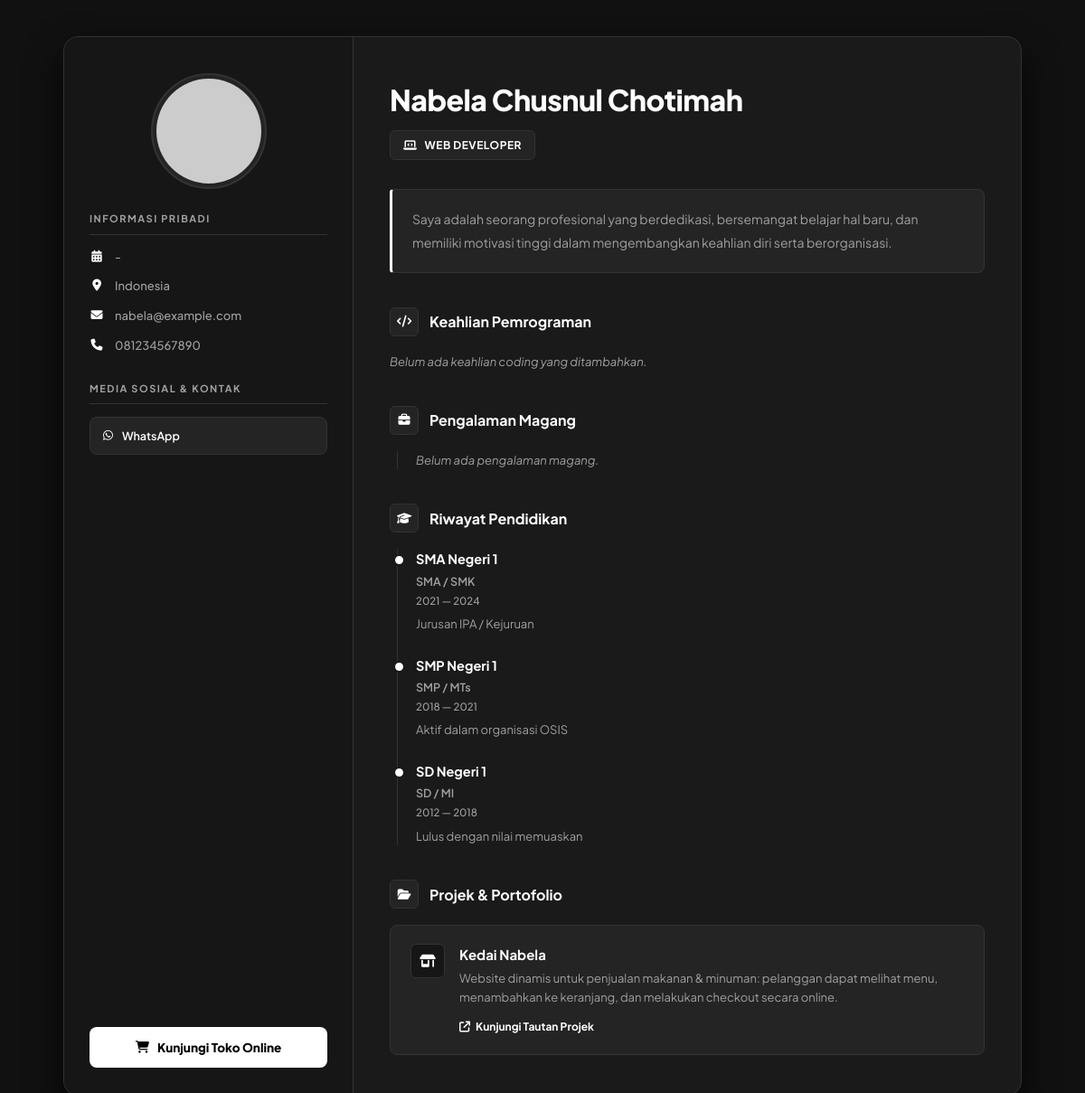
The page / on the database its author committed.
### tables this page shows
CREATE TABLE IF NOT EXISTS profil (
    id INT AUTO_INCREMENT PRIMARY KEY,
    nama VARCHAR(100) NOT NULL,
    tentang TEXT,
    email VARCHAR(100),
    telepon VARCHAR(20),
    alamat VARCHAR(255),
    foto VARCHAR(255) DEFAULT 'default.jpg'
);

CREATE TABLE IF NOT EXISTS riwayat_pendidikan (
    id INT AUTO_INCREMENT PRIMARY KEY,
    tingkat VARCHAR(50) NOT NULL,
    nama_instansi VARCHAR(150) NOT NULL,
    tahun_masuk VARCHAR(10),
    tahun_lulus VARCHAR(10),
    keterangan VARCHAR(255)
);

CREATE TABLE IF NOT EXISTS usaha (
    id INT AUTO_INCREMENT PRIMARY KEY,
    nama_usaha VARCHAR(150) NOT NULL,
    deskripsi TEXT,
    link_usaha VARCHAR(255),
    created_at TIMESTAMP DEFAULT CURRENT_TIMESTAMP
);

### index.php (the view, shortened to what this page needs)
<?php
include 'koneksi.php';
mysqli_query($koneksi, "CREATE TABLE IF NOT EXISTS keahlian_coding (
    id INT AUTO_INCREMENT PRIMARY KEY,
    nama_skill VARCHAR(100) NOT NULL,
    persentase INT NOT NULL,
    created_at TIMESTAMP DEFAULT CURRENT_TIMESTAMP
)");
mysqli_query($koneksi, "CREATE TABLE IF NOT EXISTS pengalaman_magang (
    id INT AUTO_INCREMENT PRIMARY KEY,
    posisi VARCHAR(100) NOT NULL,
    nama_perusahaan VARCHAR(100) NOT NULL,
    durasi VARCHAR(50) NOT NULL,
    deskripsi TEXT,
    created_at TIMESTAMP DEFAULT CURRENT_TIMESTAMP
)");
mysqli_query($koneksi, "CREATE TABLE IF NOT EXISTS usaha (
    id INT AUTO_INCREMENT PRIMARY KEY,
    nama_usaha VARCHAR(150) NOT NULL,
    deskripsi TEXT,
    link_usaha VARCHAR(255),
    created_at TIMESTAMP DEFAULT CURRENT_TIMESTAMP
)");
$cek_wa_col = mysqli_query($koneksi, "SHOW COLUMNS FROM profil LIKE 'whatsapp'");
if ($cek_wa_col && mysqli_num_rows($cek_wa_col) == 0) {
    mysqli_query($koneksi, "ALTER TABLE profil ADD whatsapp VARCHAR(30) NULL AFTER telepon");
}
$query_profil = mysqli_query($koneksi, "SELECT * FROM profil LIMIT 1");
$profil = mysqli_fetch_assoc($query_profil);
$query_keahlian = mysqli_query($koneksi, "SELECT * FROM keahlian_coding ORDER BY persentase DESC");
$query_magang = mysqli_query($koneksi, "SELECT * FROM pengalaman_magang ORDER BY id DESC");
$query_pendidikan = mysqli_query($koneksi, "SELECT * FROM riwayat_pendidikan ORDER BY id DESC");
$query_usaha = mysqli_query($koneksi, "SELECT * FROM usaha ORDER BY id DESC");
?>
<!DOCTYPE html>
<html lang="id">
<head>
    <link rel="stylesheet" href="https://cdnjs.cloudflare.com/ajax/libs/font-awesome/6.4.0/css/all.min.css">
</head>
<body>
<div class="main-wrapper">
    <div class="sidebar">
        <div>
            <div class="avatar-box">
                <div class="profile-photo">
                    <?php
                        $foto_nama = isset($profil['foto']) && !empty($profil['foto']) ? $profil['foto'] : 'default.png';
                        $foto_path = "uploads/" . $foto_nama;
                        if(!file_exists($foto_path) || $foto_nama == 'default.png') {
                            $foto_path = "https://via.placeholder.com/140/242424/FFFFFF?text=Profil";
                        }
                    ?>
                    <img src="<?php echo $foto_path; ?>" alt="Foto Profil">
                </div>
            </div>
            <div class="sidebar-section">
                <div class="sidebar-title">Informasi Pribadi</div>
                <ul class="info-list">
                    <li class="info-item">
                        <i class="fas fa-calendar-alt"></i>
                        <span>
                            <?php
                                $tempat = !empty($profil['tempat_lahir']) ? htmlspecialchars($profil['tempat_lahir']) : '';
                                $tgl = !empty($profil['tanggal_lahir']) ? date('d M Y', strtotime($profil['tanggal_lahir'])) : '';
                                if ($tempat && $tgl) echo $tempat . ', ' . $tgl;
                                elseif ($tempat || $tgl) echo $tempat . $tgl;
                                else echo '-';
                            ?>
                        </span>
                    </li>
                    <li class="info-item">
                        <i class="fas fa-map-marker-alt"></i>
                        <span><?php echo htmlspecialchars($profil['alamat'] ?? '-'); ?></span>
                    </li>
                    <li class="info-item">
                        <i class="fas fa-envelope"></i>
                        <span><?php echo htmlspecialchars($profil['email'] ?? '-'); ?></span>
                    </li>
                    <li class="info-item">
                        <i class="fas fa-phone"></i>
                        <span><?php echo htmlspecialchars($profil['telepon'] ?? '-'); ?></span>
                    </li>
                </ul>
            </div>
            <div class="sidebar-section">
                <div class="sidebar-title">Media Sosial & Kontak</div>
                <div class="social-grid">
                    <?php
                        $wa_num = !empty($profil['whatsapp']) ? $profil['whatsapp'] : ($profil['telepon'] ?? '');
                        $wa_clean = preg_replace('/[^0-9]/', '', $wa_num);
                        if(substr($wa_clean, 0, 1) === '0') {
                            $wa_clean = '62' . substr($wa_clean, 1);
                        }
                    ?>
                    <?php if(!empty($wa_clean)): ?>
                        <a href="https://wa.me/<?php echo $wa_clean; ?>" target="_blank" class="social-btn">
                            <i class="fab fa-whatsapp"></i> WhatsApp
                        </a>
                    <?php endif; ?>
                </div>
            </div>
        </div>
        <div>
            <a href="https://nabelacc.gamer.free/index.php" class="btn-toko"><i class="fas fa-cart-shopping"></i> Kunjungi Toko Online</a>
        </div>
    </div>
    <div class="content">
        <h1 class="name-title"><?php echo htmlspecialchars($profil['nama'] ?? 'Nama Lengkap'); ?></h1>
        <div class="role-text"><i class="fas fa-laptop-code"></i> Web Developer</div>
        <div class="section-block">
            <div class="about-card">
                <?php echo nl2br(htmlspecialchars($profil['tentang'] ?? 'Belum ada ringkasan profil yang ditambahkan.')); ?>
            </div>
        </div>
        <div class="section-block">
            <div class="section-header">
                <div class="section-title"><i class="fas fa-code"></i> Keahlian Pemrograman</div>
            </div>
            <?php if($query_keahlian && mysqli_num_rows($query_keahlian) > 0): ?>
                <div class="skills-grid">
                    <?php while($k = mysqli_fetch_assoc($query_keahlian)): ?>
                        <div class="skill-card">
                            <div class="skill-head">
                                <span><?php echo htmlspecialchars($k['nama_skill']); ?></span>
                                <span><?php echo $k['persentase']; ?>%</span>
                            </div>
                            <div class="progress-bar-bg">
                                <div class="progress-bar-fill" style="width: <?php echo $k['persentase']; ?>%;"></div>
                            </div>
                        </div>
                    <?php endwhile; ?>
                </div>
            <?php else: ?>
                <p style="font-size: 13px; color: var(--text-muted); font-style: italic;">Belum ada keahlian coding yang ditambahkan.</p>
            <?php endif; ?>
        </div>
        <div class="section-block">
            <div class="section-header">
                <div class="section-title"><i class="fas fa-briefcase"></i> Pengalaman Magang</div>
            </div>
            <div class="timeline">
                <?php if($query_magang && mysqli_num_rows($query_magang) > 0): ?>
                    <?php while($m = mysqli_fetch_assoc($query_magang)): ?>
                        <div class="timeline-item">
                            <div class="item-title"><?php echo htmlspecialchars($m['posisi']); ?></div>
                            <div class="item-sub"><?php echo htmlspecialchars($m['nama_perusahaan']); ?></div>
                            <div class="item-date"><?php echo htmlspecialchars($m['durasi']); ?></div>
                            <div class="item-desc"><?php echo nl2br(htmlspecialchars($m['deskripsi'])); ?></div>
                        </div>
                    <?php endwhile; ?>
                <?php else: ?>
                    <p style="font-size: 13px; color: var(--text-muted); font-style: italic;">Belum ada pengalaman magang.</p>
                <?php endif; ?>
            </div>
        </div>
        <div class="section-block">
            <div class="section-header">
                <div class="section-title"><i class="fas fa-graduation-cap"></i> Riwayat Pendidikan</div>
            </div>
            <div class="timeline">
                <?php if($query_pendidikan && mysqli_num_rows($query_pendidikan) > 0): ?>
                    <?php while($row = mysqli_fetch_assoc($query_pendidikan)): ?>
                        <div class="timeline-item">
                            <div class="item-title"><?php echo htmlspecialchars($row['nama_instansi']); ?></div>
                            <div class="item-sub"><?php echo htmlspecialchars($row['tingkat']); ?></div>
                            <div class="item-date"><?php echo htmlspecialchars($row['tahun_masuk']); ?> — <?php echo htmlspecialchars($row['tahun_lulus']); ?></div>
                            <div class="item-desc"><?php echo htmlspecialchars($row['keterangan']); ?></div>
                        </div>
                    <?php endwhile; ?>
                <?php else: ?>
                    <p style="font-size: 13px; color: var(--text-muted); font-style: italic;">Belum ada riwayat pendidikan.</p>
                <?php endif; ?>
            </div>
        </div>
        <div class="section-block" style="margin-bottom: 0;">
            <div class="section-header">
                <div class="section-title"><i class="fas fa-folder-open"></i> Projek & Portofolio</div>
            </div>
            <?php if($query_usaha && mysqli_num_rows($query_usaha) > 0): ?>
                <div class="projects-grid">
                    <?php while($u = mysqli_fetch_assoc($query_usaha)): ?>
                        <div class="project-card">
                            <div class="project-icon"><i class="fas fa-shop"></i></div>
                            <div>
                                <div class="project-title">
                                    <?php echo htmlspecialchars($u['nama_usaha']); ?>
                                </div>
                                <div class="project-desc"><?php echo nl2br(htmlspecialchars($u['deskripsi'])); ?></div>
                                <?php if(!empty($u['link_usaha'])): ?>
                                    <a href="<?php echo htmlspecialchars($u['link_usaha']); ?>" target="_blank" class="project-link">
                                        <i class="fas fa-arrow-up-right-from-square"></i> Kunjungi Tautan Projek
                                    </a>
                                <?php endif; ?>
                            </div>
                        </div>
                    <?php endwhile; ?>
                </div>
            <?php else: ?>
                <p style="font-size: 13px; color: var(--text-muted); font-style: italic;">Belum ada projek yang ditambahkan.</p>
            <?php endif; ?>
        </div>
    </div>
</div>
</body>
</html>

### rows shown on the page
profil: alamat "Indonesia", email "nabela@example.com", telepon "081234567890", nama "Nabela Chusnul Chotimah", tentang "Saya adalah seorang profesional yang berdedikasi, bersemangat belajar hal baru, dan memiliki motivasi tinggi dalam mengembangkan keahlian diri serta berorganisasi."
riwayat_pendidikan: nama_instansi "SMA Negeri 1", tingkat "SMA / SMK", tahun_masuk "2021", tahun_lulus "2024", keterangan "Jurusan IPA / Kejuruan"
riwayat_pendidikan: nama_instansi "SMP Negeri 1", tingkat "SMP / MTs", tahun_masuk "2018", tahun_lulus "2021", keterangan "Aktif dalam organisasi OSIS"
riwayat_pendidikan: nama_instansi "SD Negeri 1", tingkat "SD / MI", tahun_masuk "2012", tahun_lulus "2018", keterangan "Lulus dengan nilai memuaskan"
usaha: nama_usaha "Kedai Nabela", deskripsi "Website dinamis untuk penjualan makanan & minuman: pelanggan dapat melihat menu, menambahkan ke keranjang, dan melakukan checkout secara online."
